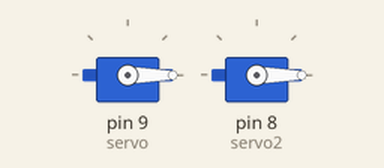
The sketch below on a simulated Arduino Uno, built with avr-gcc and run on an emulated ATmega328P. On the bench: 2 × servo.

Above: at 0.05 s.
At 20.0 s:
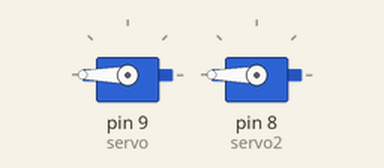
Timing chart, 0 to 39.0 s (numbered marks = the images above):
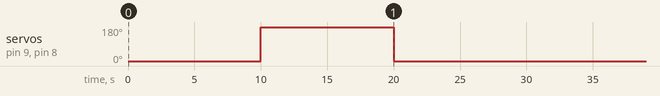

Measured:
- by itself, servo on pin 9 (servo), servo on pin 8 (servo2): alternates 180° for 10.0 s and 0° for 20.0 s

The sketch:

0degreecalibration.ino
```cpp
//0 degree calibration of servo motors

#include <Servo.h>

Servo servo;
Servo servo2;
// can add more servos

void setup(){

    servo.attach(9); // pins to which servo 1 is attached to
    servo2.attach(8);

}

void loop(){

    servo.write(0);
    servo2.write(0);

    delay(10000);

    servo.write(180);
    servo2.write(180);

    delay(10000);

    servo.write(0);
    servo2.write(0);

    delay(10000);


}
```
